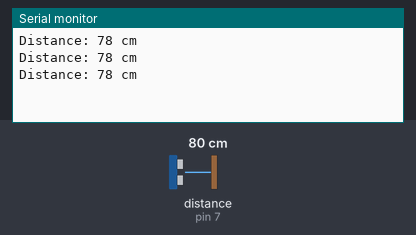
Bench run of a sketch on a simulated Arduino Uno, built with avr-gcc and run on an emulated ATmega328P. Parts: the last lines printed to the serial monitor. Wiring (inferred from the names in the program): ultrasonic range finder: trigger pin 6; echo pin 7. The inputs (shaded band) are chosen by the test bench; at power-on: distance to the obstacle (sensor on pin 7) 80 cm. The echo pulse lasts 58.3 µs per cm.

Above: at 1.3 s.
1.4 s: distance to the obstacle (sensor on pin 7) set to 2 cm
At 1.9 s:
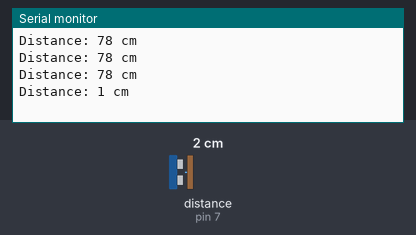
2.9 s: distance to the obstacle (sensor on pin 7) set to 4 cm
At 3.4 s:
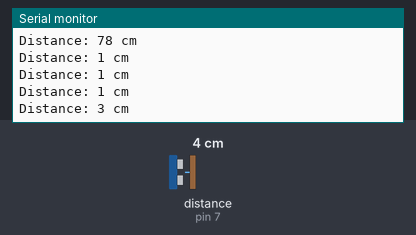
Timing chart, 0 to 5.9 s (numbered marks = the images above; inputs shaded):
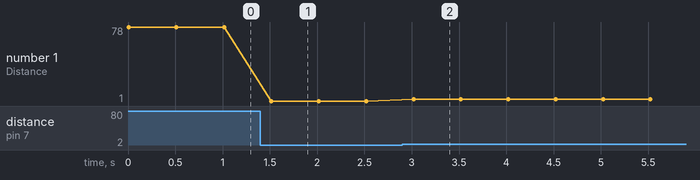

Measured:
- after the input at 1.4 s, the serial monitor: prints a new line after 0.12 s (image 1)
- after the input at 2.9 s, the serial monitor: prints a new line after 0.12 s (image 2)
- plotted number 1: 78 → 1 after the input at 1.4 s, 1 → 3 after the input at 2.9 s

The sketch:

ultrasonic-sensor-check.ino
```cpp
/* O propósito deste código é verificar se o componente de hardware, o sensor ultrasônico, está operante e devidamente conectado,
fazemos uma medida e calibração dele neste código

Nós tivemos a necessidade de executar este código antes de entregar o projeto, pois haviam suspeitas de que o sensor pudesse estar danificado. Através deste código,
verificamos que de fato o sensor estava operante e configurado. */

int triggerPin = 6;  // Trigger pin
int echoPin = 7;     // Echo pin
long duration;
int distance;

// Favor verificar os fios conectados!!!

void setup() {
  Serial.begin(9600); // Start serial communication
  pinMode(triggerPin, OUTPUT);
  pinMode(echoPin, INPUT);
}

void loop() {
  // Envia um pulso para o sensor
  digitalWrite(triggerPin, LOW); // Ensure trigger is low
  delayMicroseconds(2);          // Wait for a short time
  digitalWrite(triggerPin, HIGH); // Send trigger pulse
  delayMicroseconds(10);         // Pulse length
  digitalWrite(triggerPin, LOW);  // End the pulse

  // Mede o pulso gerado
  duration = pulseIn(echoPin, HIGH);

  // Calcula a distância em centímetros (som = 343 m/s)
  distance = duration * 0.034 / 2;
  // 34 cm por nanosegundo

  // Imprime o valor como saída do terminal
  Serial.print("Distance: ");
  Serial.print(distance);
  Serial.println(" cm");

  delay(500); // Delay de meio segundo entre medições, altere o valor para aumentar ou diminuir o intervalo
}
```
